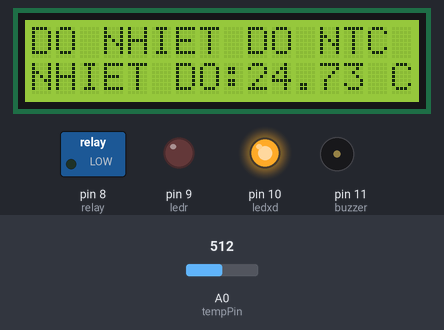
Simulated run of this sketch. Board: Arduino Uno, built with avr-gcc and run on an emulated ATmega328P. Shown: 16×2 character LCD, switched loads named in the sketch (green lamp = pin HIGH), output pins drawn as LEDs (lit = HIGH), buzzer (waves = sounding, pin HIGH). Inputs (shaded band) come from the test bench; at power-on: A0 (tempPin) = 512. What the sketch prints to the serial monitor is not drawn.

Above: at 4.2 s.
4.3 s: A0 (tempPin) set to 545
At 5.2 s:
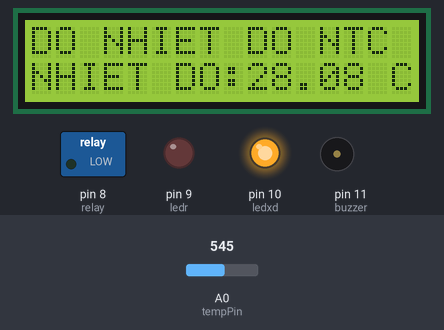
6.2 s: A0 (tempPin) set to 578
At 6.6 s:
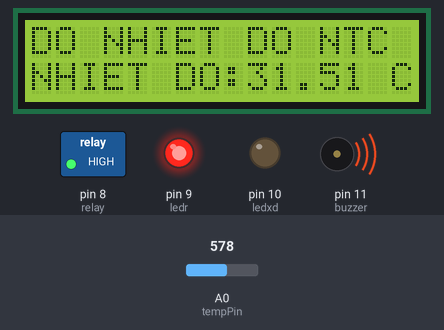
7.8 s: A0 (tempPin) set to 511
At 9.2 s:
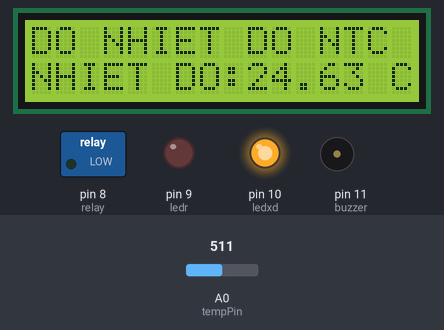
Timing chart, 0 to 10.8 s (numbered marks = the images above; inputs shaded):
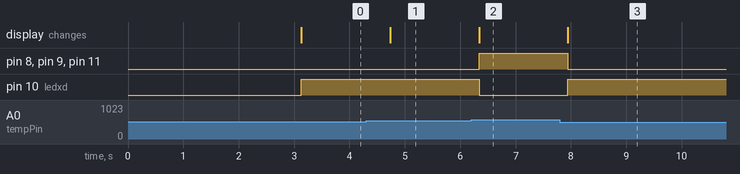

The sketch:

CNCB.ino
```cpp
#include <LiquidCrystal_I2C.h>
#include <Wire.h>
LiquidCrystal_I2C lcd(0x27,16,2);
int tempPin = A0;
float Vo;
float R1 = 10000;
float logR2, R2, T, temp;
float c1 = 1.009249522e-03, c2 = 2.378405444e-04, c3 = 2.019202697e-07;
float tempC;
int relay = 8;
int ledr = 9;
int ledxd = 10;
int buzzer = 11;
void setup() {
  // put your setup code here, to run once:
  pinMode(ledr, OUTPUT);
  digitalWrite(ledr, LOW);
  pinMode(ledxd, OUTPUT);
  digitalWrite(ledxd, LOW);
  pinMode (relay, OUTPUT);
  digitalWrite(relay,LOW);
  pinMode(buzzer, OUTPUT);
  lcd.init();
  lcd.backlight();
  lcd.setCursor(0, 0);
  lcd.print("    NHOM 5    ");
  lcd.setCursor (0,1);
  lcd.print ("  DO NHIET DO ");
  Serial.begin(9600);
  pinMode(tempPin, INPUT);
  delay(3000);
  lcd.clear();
}

void loop() {
  // put your main code here, to run repeatedly:

  tempC = get_temp();
  Serial.print("Temperature: ");
  Serial.print(tempC);
  Serial.println(" °C");
  lcd.setCursor(0, 0);
  lcd.print("DO NHIET DO NTC  ");
  lcd.setCursor (0,1);
  lcd.print("NHIET DO:");
  lcd.setCursor (9,1);
  lcd.print (tempC);
  lcd.setCursor (14,1);
  lcd.print (" C");
  if(tempC <= 30)
  {
    digitalWrite(ledxd,HIGH);
    digitalWrite(ledr,LOW);
    digitalWrite(relay,LOW);
    digitalWrite(buzzer, LOW);
  }
  else
  {
    digitalWrite(ledxd,LOW);
    digitalWrite(ledr,HIGH);
    digitalWrite(relay,HIGH);
    digitalWrite(buzzer, HIGH);
  }
  delay(500);
}
float get_temp() {
  Vo = analogRead(tempPin);
  R2 = R1 * (1023.0 / Vo - 1.0); // R2= R1*(Vin/Vout - 1)
  logR2 = log(R2);
  T = (1.0 / (c1 + c2 * logR2 + c3 * logR2 * logR2 * logR2));
  return T - 273.15; //độ C
}
```

Measured:
- the behaviour switches between 563 and 564 on A0 (tempPin) (found by bisection; images 1 and 2)
- after the input at 4.3 s, the display: changes after 0.43 s (image 1)
- after the input at 6.2 s, pin 8 (relay), pin 9 (ledr), pin 11 (buzzer): LOW → HIGH after 0.14 s; pin 10 (ledxd): HIGH → LOW after 0.14 s; the display: changes after 0.14 s (image 2)
- after the input at 7.8 s, pin 8 (relay), pin 9 (ledr), pin 11 (buzzer): HIGH → LOW after 0.14 s; pin 10 (ledxd): LOW → HIGH after 0.14 s; the display: changes after 0.14 s (image 3)
